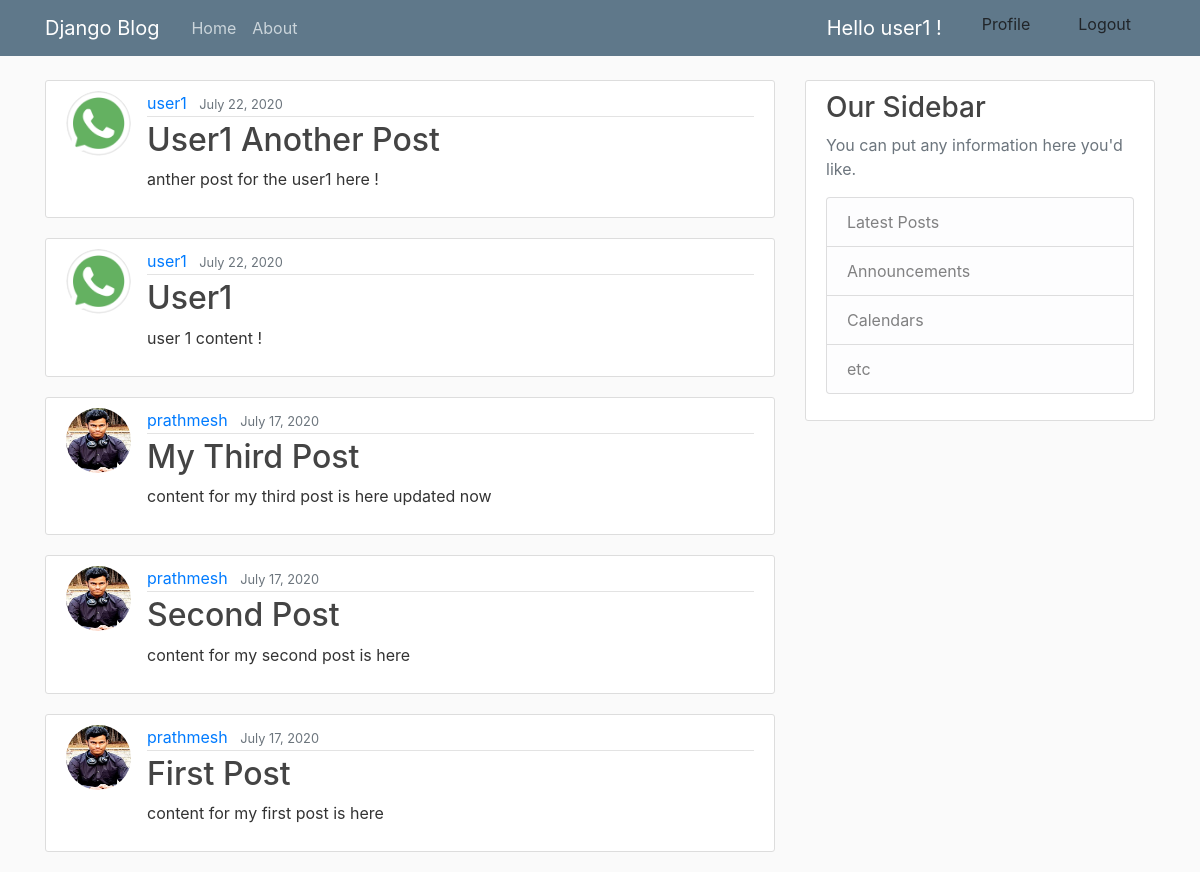
Screenshot of / (signed in) with the database file from the repository.
### myblog/models.py (models this page shows, shortened)
class Post(models.Model):
    title = models.CharField(max_length=100)
    content = models.TextField()
    date_posted = models.DateTimeField(default=timezone.now)
    author = models.ForeignKey(User, on_delete=models.CharField)

class Profile(models.Model):
    user = models.OneToOneField(User, on_delete=models.CASCADE)
    image = models.ImageField(upload_to='profile_pics', default='profile_pics/download.png')

### myblog/views.py (the view)
# urls.py: path('', PostListView.as_view(), name='home'),
class PostListView(ListView):
    model = Post
    template_name = 'myblog/home.html'
    context_object_name = 'posts'
    ordering = ['-date_posted']

### myblog/templates/myblog/home.html
{% extends "base.html" %}
{% block content %}
    {% for post in posts %}
        <article class="media content-section">
            {% if post.author.profile.image.url %}
            <img class='rounded-circle article-img' src="{{ post.author.profile.image.url}}" alt="none">
            {% endif %}
          <div class="media-body">
            <div class="article-metadata">
              <a class="mr-2" href="#">{{ post.author }}</a>
              <small class="text-muted">{{ post.date_posted| date:'F d, Y'}}</small>
            </div>
            <h2><a class="article-title" href="{% url 'myblog:detail' post.id %}">{{ post.title| title }}</a></h2>
            <p class="article-content">{{ post.content }}</p>
          </div>
        </article>
    {% endfor %}
{% endblock content %}

### templates/base.html (shortened to what this page needs)
{% load static %}
<!DOCTYPE html>
<html>
<head>
    <link rel="stylesheet" href="https://maxcdn.bootstrapcdn.com/bootstrap/4.0.0/css/bootstrap.min.css">
    <link rel="stylesheet" type="text/css" href="{% static 'myblog/main.css' %}">
</head>
<body>
    <header class="site-header">
      <nav class="navbar navbar-expand-md navbar-dark bg-steel fixed-top">
        <div class="container">
          <a class="navbar-brand mr-4" href="{% url 'myblog:home' %}">Django Blog</a>
          <div class="collapse navbar-collapse" id="navbarToggle">
            <div class="navbar-nav mr-auto">
              <a class="nav-item nav-link" href="{% url 'myblog:home' %}">Home</a>
              <a class="nav-item nav-link" href='#'>About</a>
            </div>
            <div class="navbar-nav">
              {% if not request.user.is_authenticated %}
          <a class="dropdown-item" href="{% url 'account_login'%}">Login</a>
          <a class="dropdown-item" href="{% url 'account_signup'%}">Signup</a>
          {% else %}
                <div class="navbar-brand"> Hello {{request.user}} !</div>
                <a class="dropdown-item" href="{% url 'myblog:profile'%}">Profile</a>
                <a class="dropdown-item" href="{% url 'account_logout'%}">Logout</a>
          {% endif %}
            </div>
          </div>
        </div>
      </nav>
    </header>
    <main role="main" class="container">
      <div class="row">
        <div class="col-md-8">
          {% block content %}
            {% endblock %}
        </div>
        <div class="col-md-4">
          <div class="content-section">
            <h3>Our Sidebar</h3>
            <p class='text-muted'>You can put any information here you'd like.
              <ul class="list-group">
                <li class="list-group-item list-group-item-light">Latest Posts</li>
                <li class="list-group-item list-group-item-light">Announcements</li>
                <li class="list-group-item list-group-item-light">Calendars</li>
                <li class="list-group-item list-group-item-light">etc</li>
              </ul>
            </p>
          </div>
        </div>
      </div>
    </main>
</body>
</html>

### static/myblog/main.css (style rules this page uses)
body { background: #fafafa; color: #333333; margin-top: 5rem; }
h1, h2, h3, h4, h5, h6 { color: #444444; }
ul { margin: 0; }
.bg-steel { background-color: #5f788a; }
.site-header .navbar-nav .nav-link { color: #cbd5db; }
.content-section { background: #ffffff; padding: 10px 20px; border: 1px solid #dddddd; border-radius: 3px; margin-bottom: 20px; }
.article-title { color: #444444; }
.article-content { white-space: pre-line; }
.article-img { height: 65px; width: 65px; margin-right: 16px; }
.article-metadata { padding-bottom: 1px; margin-bottom: 4px; border-bottom: 1px solid #e3e3e3 }

### rows the page displays
Post: author.profile.image (picture), author "user1", date_posted "July 22, 2020", title "User1 Another Post", content "anther post for the user1 here !"
Post: author.profile.image (picture), author "user1", date_posted "July 22, 2020", title "User1", content "user 1 content !"
Post: author.profile.image (picture), author "prathmesh", date_posted "July 17, 2020", title "My Third Post", content "content for my third post is here updated now"
Post: author.profile.image (picture), author "prathmesh", date_posted "July 17, 2020", title "Second Post", content "content for my second post is here"
Post: author.profile.image (picture), author "prathmesh", date_posted "July 17, 2020", title "First Post", content "content for my first post is here"

### other values shown
{{ request.user }} "user1"
